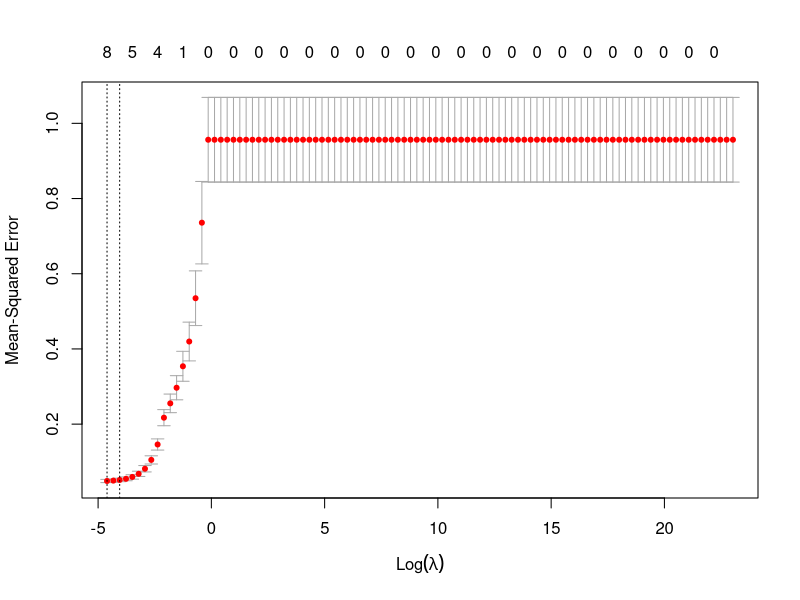

The R source for this figure:
library(glmnet)
scaled_data <- read.csv("data/scaled-credit.csv")[, -1]
training_data <- read.csv("data/training-credit.csv")[, -1]
test_data <- read.csv("data/test-credit.csv")[, -1]

set.seed (1234)
scaled_x = model.matrix(Balance ~ ., scaled_data)[,-1]
scaled_y = scaled_data$Balance
test_x = model.matrix(Balance ~ ., test_data)[,-1]
test_y = test_data$Balance
train_x = model.matrix(Balance ~ ., training_data)[,-1]
train_y = training_data$Balance
grid = 10^seq(10,-2,length=100)

lasso_mod = glmnet(train_x, train_y, alpha=1, lambda=grid)
cv_out = cv.glmnet(train_x, train_y, alpha=1, intercept=FALSE, standardize=FALSE, lambda=grid)

# Best lambda value
best_lambda = cv_out$lambda.min

# Save plot for cross-validation errors in terms of the tuning parameter (lambda)
png(filename="images/Lasso_MSE.png", width = 800, height = 600)
plot(cv_out)
dev.off()

# Calculate test values given the best lambda
lasso_pred = predict(lasso_mod, s = best_lambda, newx=test_x)

# Mean squared error for the test values
test_mse = mean((lasso_pred-test_y)^2)

# Refit the lasso model on the whole data set
lasso_out = glmnet(scaled_x, scaled_y, alpha=1, lambda=grid)

# Determine the coefficients given the best value of lambda
lasso_coef = predict(lasso_out,type="coefficients",s=best_lambda)[1:12,]

# Save cross validation output, best lambda, mse, and coefficients to RData file
save(cv_out, best_lambda, test_mse, lasso_coef, file="data/lasso.RData")

# Write coefficients, best lambda, and mse to a text file
sink("data/Lasso.txt")
lasso_coef
"TestMSE:"
test_mse
"Best Lambda:"
best_lambda
sink()

